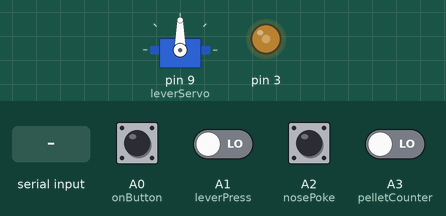
Simulated run of this sketch. Board: Arduino Uno, built with avr-gcc and run on an emulated ATmega328P. Shown: servo, output pins drawn as LEDs (lit = HIGH). Inputs (shaded band) come from the test bench; at power-on: A0 (onButton), A1 (leverPress), A2 (nosePoke), A3 (pelletCounter) LOW. What the sketch prints to the serial monitor is not drawn.

Above: at 1.2 s.
1.3 s: "<0>" received over Serial
At 1.8 s:
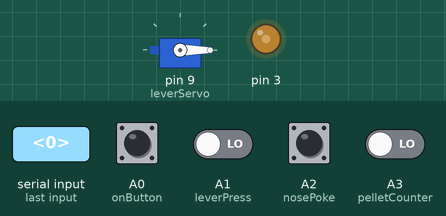
2.9 s: A0 (onButton) pulled HIGH for 0.15 s
4.5 s: A1 (leverPress) driven HIGH
6.0 s: A2 (nosePoke) pulled HIGH for 0.15 s
7.6 s: A3 (pelletCounter) driven HIGH
9.1 s: A3 (pelletCounter) driven LOW
At 10.5 s:
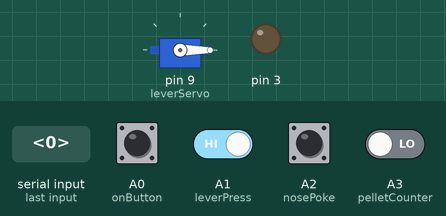
Timing chart, 0 to 11.7 s (numbered marks = the images above; inputs shaded):
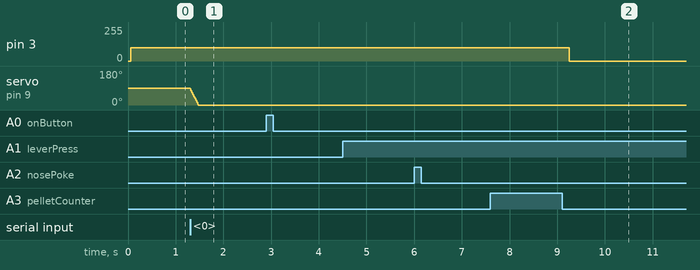

The sketch:

skinner.ino
```cpp
#include <PWMServo.h>
#include "button.h"
#include "motor.h"


const int servoConrol = 9;
bool give_on_press = false;

int startLeverPos = 0;
int pos = 90;


const byte numChars = 32;
char receivedChars[numChars];

boolean newData = false;

Button onButton(A0, "Start");
Button leverPress(A1, "Lever");
Button nosePoke(A2 ,"NosePoke");
Button pelletCounter(A3, "Pellet");
Motor feeder(A3, 3);

PWMServo leverServo;

void setup() {

  leverServo.attach(9, 1000, 2000);
  leverServo.write(pos);

  Serial.begin(115200);
  Serial.println("<Arduino is ready>");

}

// the loop routine runs over and over again forever:
void loop() {
   if (leverPress.check() & give_on_press) {
    feeder.give();
   }
   if (onButton.check()) {
    feeder.give();
   }
   nosePoke.check();
   feeder.check();
   recvWithStartEndMarkers();
   procesCommand();
}
```

button.h
```cpp
// класс кнопки
#pragma once
#include <Arduino.h>
#define _BTN_DEB_TIME 50  // таймаут антидребезга
class Button {
  public:
    Button (byte pin, const char *code) : _pin(pin) {
      pinMode(_pin, INPUT);
      _code = code;
      _prev_state = HIGH;
      _flag = false;
    }

    bool check() {
      bool btnState = digitalRead(_pin);

      if(btnState != _prev_state){
        _tmr = millis();
        _flag = true;
        }

      _prev_state = btnState;

      if (_flag && (millis() - _tmr >= _BTN_DEB_TIME)) {
          sprintf(_cstr, "%lu", _tmr);
          _flag = false;
          Serial.write("<btn ");
          Serial.write(_code);

          if (btnState == LOW) {

              Serial.write(" pressed at ");

              Serial.write(_cstr);
              Serial.write(">");
              return true;
          } else {

              Serial.write(" released at ");
              Serial.write(_cstr);
              Serial.write(">");
          }


      }

      return false;
    }

  private:
    const char *_code;
    const byte _pin;
    uint32_t _tmr;
    bool _flag;
    char _cstr[16];
    bool _prev_state;
};
```

messages.ino
```cpp
void recvWithStartEndMarkers() {
    static boolean recvInProgress = false;
    static byte ndx = 0;
    char startMarker = '<';
    char endMarker = '>';
    char rc;

    while (Serial.available() > 0 && newData == false) {
        rc = Serial.read();

        if (recvInProgress == true) {
            if (rc != endMarker) {
                receivedChars[ndx] = rc;
                ndx++;
                if (ndx >= numChars) {
                    ndx = numChars - 1;
                }
            }
            else {
                receivedChars[ndx] = '\0'; // terminate the string
                recvInProgress = false;
                ndx = 0;
                newData = true;
            }
        }

        else if (rc == startMarker) {
            recvInProgress = true;
        }
    }
}

void procesCommand() {
    if (newData == true) {
        if (receivedChars[0] == '1'){
          if (receivedChars[1] == '0') {
            feeder.off();
            } else if (receivedChars[1] == '1') {
            feeder.on();
            } else {
              feeder.give();
            }
        }

       if (receivedChars[0] == '0'){
          int target_pos;
          if (receivedChars[1] == '0') {
            target_pos = 90;
            while (pos < target_pos) {

              pos += 5;
              leverServo.write(pos);
              delay(10);
            }
            } else {

             while (pos > target_pos) {
              pos -= 5;
              leverServo.write(pos);
              delay(10);
             }

            }

       }

        if (receivedChars[0] == '3'){
          if (receivedChars[1] == '0') {
            give_on_press = false;
            Serial.write("<Auto OFF>");
            }  else {
              give_on_press = true;
              Serial.write("<Auto ON>");
            }
        }

        newData = false;

    }
}
```

motor.h
```cpp
// motor class
#pragma once
#include <Arduino.h>
#define _FEEDER_DEB_TIME 20 // таймаут антидребезга
#define _STOP_TIME 100//rotation after end of response уменьшать если дает 2
#define ROT_VEL 100 //ПАРАМЕТР 2 увеличивать если свистит и не крутится
#define _RESP_ON HIGH
#define _RESP_OFF LOW

class Motor
{
  private:
    enum _feeder_states {_fs_on0, _fs_off1, _fs_on1, _fs_off2};
    _feeder_states _feeder_state;

    const byte _resp_pin;
    const byte _power_pin;


    bool _flag;
    bool _flag_rotation;


    bool _resp;
    bool _prev_resp;
    uint32_t _tmr_resp;

    bool _stp_flag;
    uint32_t _tmr_stop;


    char _cstr[16];
    bool _prev_state;

  public:


    Motor(byte resp_pin, byte power_pin ) : _resp_pin(resp_pin), _power_pin(power_pin), _prev_resp(_RESP_OFF), _flag(false), _flag_rotation(false), _stp_flag(false)
    {
      pinMode(_resp_pin, INPUT);
      pinMode(_power_pin, OUTPUT);
      digitalWrite(_power_pin, LOW);
      this->select_start_state();
    }

    void select_start_state() {
      if (digitalRead(_resp_pin) == _RESP_ON) {
          _feeder_state = _fs_on0;
          Serial.write("<START ON_0>\n");
        } else {
          _feeder_state = _fs_off1;
          Serial.write("<START OFF_1>\n");
        }
    }

    void on() {
      Serial.write("<Motor ON at ");
      analogWrite(_power_pin, ROT_VEL); // 85 рабочее
      sprintf(_cstr, "%lu", millis());
      Serial.write(_cstr);
      Serial.write(">");
    }

    void off() {
      Serial.write("<Motor OFF at ");
      digitalWrite(_power_pin, LOW);
      sprintf(_cstr, "%lu", millis());
      Serial.write(_cstr);
      Serial.write(">");

    }

    bool give() {
      if (not _flag_rotation and not _stp_flag) {
      Serial.write("<Motor GIVING at ");
      sprintf(_cstr, "%lu", millis());
      Serial.write(_cstr);
      Serial.write(">");
      _flag_rotation = true;
      this->select_start_state();
      this->on();
      } else {
      Serial.write("<Motor BUSY at ");
      sprintf(_cstr, "%lu", millis());
      Serial.write(_cstr);
      Serial.write(">");

        }

    }
    void check() {
      _prev_resp = _resp;
      _resp = (digitalRead(_resp_pin) == _RESP_ON);

      if (_resp != _prev_resp) {
        _tmr_resp = millis();
        _flag = true;
      }

       if (_flag && (millis() - _tmr_resp >= _BTN_DEB_TIME)){
              _flag = false;
              if (_flag_rotation) {
                    if (_resp){
                      this->resp_on_process();
                    }
                    else {
                      this->resp_off_process();
                    }
              }
             }


      if (_stp_flag && (millis() - _tmr_stop >= _STOP_TIME)){
              _stp_flag = false;
              Serial.write("<Actually stoppind after delay>\n");
              this->off();

           }
    }

   void resp_on_process() {
      switch (_feeder_state) {
        case _fs_on0:
          break;
        case _fs_off1:
          _feeder_state = _fs_on1;
          Serial.write("<ON1>\n");
          break;
        case _fs_on1:
          break;
        case _fs_off2:
          Serial.write("<ON IN OFF2 PERELET>\n");
          break;
        }
     }

   void resp_off_process () {
      switch (_feeder_state) {
        case _fs_on0:
          _feeder_state = _fs_off1;
          Serial.write("<OFF1>\n");
          break;
        case _fs_off1:
          break;
        case _fs_on1:
          _feeder_state = _fs_off2;
          Serial.write("<OFF2 turning off>\n");
          //digitalWrite(_power_pin, LOW); try to move motor to drop pellets
          //delay(10);
          //digitalWrite(_power_pin, HIGH);
          //delay(10);
          //analogWrite(_power_pin, 85);
          _tmr_stop = millis();
          _stp_flag = true;
          _flag_rotation = false;
          break;
        case _fs_off2:
          break;
        }
        }


};
```

Measured:
- after the input at 1.3 s, servo on pin 9 (leverServo): moves from 90° to 0° over 0.17 s, starting at once
- after the input at 2.9 s, every drawn part: stays the same
- after the input at 4.5 s, every drawn part: stays the same
- after the input at 6.0 s, every drawn part: stays the same
- after the input at 7.6 s, every drawn part: stays the same
- after the input at 9.1 s, pin 3: 100/255 → 0/255 after 0.15 s
